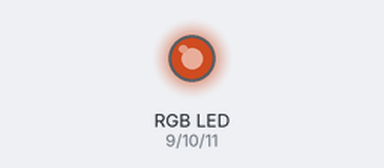
A sketch run on a simulated Arduino Uno, built with avr-gcc and run on an emulated ATmega328P. On the bench: an RGB LED mixed from three pins (HIGH = lit). Dim RGB values are drawn brighter than linear.

Above: at 0.15 s.
At 8.23 s:
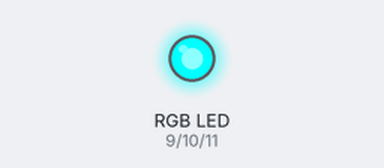
At 14.08 s:
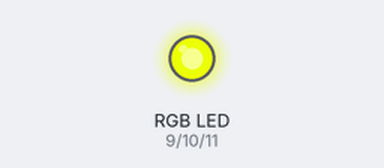
At 19.91 s:
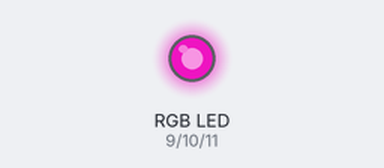
At 29.92 s:
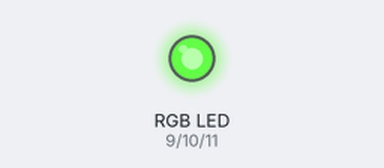
At 39.74 s:
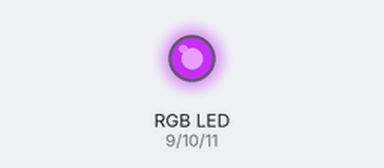
Timing chart, 0 to 40.0 s (numbered marks = the images above):
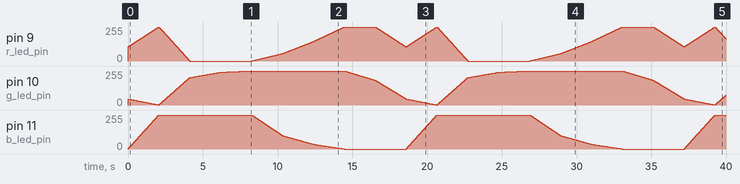

The sketch:

rgb_led_fade.ino
```cpp
/*-----------------------------------------------------------------------
  Author:  DSC MBM
  Platforms: Arduino Uno R3
  File: rgb_led_fade.ino
  ------------------------------------------------------------------------
  Description:
  We use PWM to control the brightness of each of the three LEDs (R,G,B)
  in an RGB LED.  By combining two or more LEDs at various intensity
  levels, we generate different colors.

  We first define the colors, and adjust them as we deem appropriate. Once
  the colors are setup we can press the pushbutton and the main part of
  the code will run smoothly transitioning between them according to our
  specified sequence!
  ------------------------------------------------------------------------
 ------------------------------------------------------------------------*/

/*
  Make sure you run rgb_led_cycle.ino first, which will allow you to wire
  the LED and to its corresponding pin numbers on the Arduino board.
*/

// Initialize variables for the pins we'll be using later
int r_led_pin =  9;
int g_led_pin = 10;
int b_led_pin = 11;

// We're going to use a structure type with 3 field members, which will
// hold the brightness level of the LED
struct RGB {
  byte r;
  byte g;
  byte b;
};

// Pre-define colors by the intensity of their {R,G,B} LEDs
// These can and should be adjusted by the user to resemble
// colors more accurately
RGB green  = {   0, 255,   0 };
RGB yellow = { 255, 50,   0 };
RGB orange = { 255, 10,   0 };
RGB red    = { 255,   0,   0 };
RGB pink   = { 200,   0, 155 };
RGB purple = { 110,   0, 220 };
RGB blue   = {   0,   0, 255 };
RGB cyan   = {   0,  70, 255 };
RGB white  = { 150, 210, 255 };

// Helper function for fading from one color to another (rgb_in to rgb_out).
// Because we're passing arguments as references, we need to define
// this function before using it.  Otherwise we would need to at least declare
// it and that opens a whole 'nother can of worms.
void fade( const RGB &in,
           const RGB &out,
           unsigned n_steps = 256,  // default take 256 steps
           unsigned time    = 8)   // wait 10 ms per step
{
  // We calculate the difference between the R, G, B values of the "from" and "to"
  // colors
  int red_diff   = out.r - in.r;
  int green_diff = out.g - in.g;
  int blue_diff  = out.b - in.b;

  for ( unsigned i = 0; i < n_steps; ++i) // taking as many steps as we need
  {
    // We divide the difference by the number of steps iterate until all steps are
    // taken towards the new color. Note that the color difference can be either
    // positive or negative, depending on whether we need to increase or decrease
    // brightness on each LED to display the new color!
    RGB output = { in.r + i * red_diff / n_steps,
                   in.g + i * green_diff / n_steps,
                   in.b + i * blue_diff/ n_steps
                 };
    // Set the brightness of each LED by using PWM!
    analogWrite( r_led_pin, 255-output.r );
    analogWrite( g_led_pin, 255-output.g );
    analogWrite( b_led_pin, 255-output.b );
    delay(time);
  }
}


void setup()
{
  // Pins driven by analogWrite do not need to be declared as outputs
}

void loop()
{
  // Fade from one color to the next by calling our fade function.  We use the
  // default values for the 3rd (steps) and 4th (time) arguments of the function
  fade( white, green );
  fade( green, yellow );
  fade( yellow, orange );
  fade( orange, red );
  fade( red, pink );
  fade( pink, purple );
  fade( purple, blue );
  fade( blue, cyan );
  fade( cyan, white );
}
```
